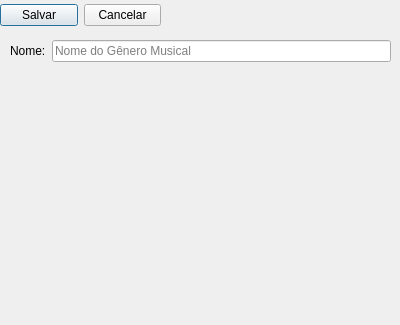
<?xml version="1.0" encoding="UTF-8"?>
<ui version="4.0">
 <class>Dialog</class>
 <widget class="QDialog" name="Dialog">
  <property name="geometry">
   <rect>
    <x>0</x>
    <y>0</y>
    <width>400</width>
    <height>325</height>
   </rect>
  </property>
  <property name="windowTitle">
   <string>Cadastro de Gênero Musical - Eventos</string>
  </property>
  <widget class="QWidget" name="horizontalLayoutWidget">
   <property name="geometry">
    <rect>
     <x>0</x>
     <y>0</y>
     <width>161</width>
     <height>31</height>
    </rect>
   </property>
   <layout class="QHBoxLayout" name="horizontalLayout">
    <item>
     <widget class="QPushButton" name="pushButtonSalvar">
      <property name="text">
       <string>Salvar</string>
      </property>
     </widget>
    </item>
    <item>
     <widget class="QPushButton" name="pushButtonCancelar">
      <property name="text">
       <string>Cancelar</string>
      </property>
     </widget>
    </item>
   </layout>
  </widget>
  <widget class="QWidget" name="formLayoutWidget">
   <property name="geometry">
    <rect>
     <x>10</x>
     <y>40</y>
     <width>381</width>
     <height>24</height>
    </rect>
   </property>
   <layout class="QFormLayout" name="formLayout">
    <item row="0" column="0">
     <widget class="QLabel" name="labelNome">
      <property name="text">
       <string>Nome:</string>
      </property>
     </widget>
    </item>
    <item row="0" column="1">
     <widget class="QLineEdit" name="lineEditNome">
      <property name="placeholderText">
       <string>Nome do Gênero Musical</string>
      </property>
     </widget>
    </item>
   </layout>
  </widget>
 </widget>
 <tabstops>
  <tabstop>lineEditNome</tabstop>
  <tabstop>pushButtonSalvar</tabstop>
  <tabstop>pushButtonCancelar</tabstop>
 </tabstops>
 <resources/>
 <connections/>
</ui>
